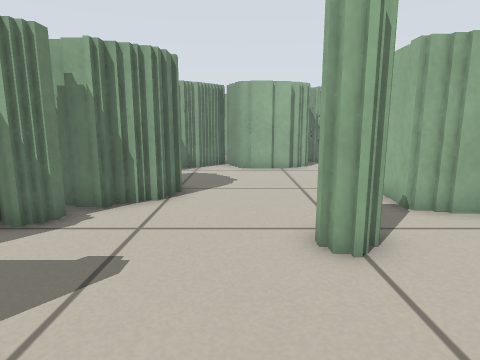
[1] (above)

20 first-person views from a walk through a Stage world. The camera is 0.51 m above the floor, tilts 10° down and sees 75° across. Floor lines are 1 m apart. The floor is counted in squares, 0.25 m on a side. Each view is taken from the middle of a square. On the plan, view 1 faces up. The plan holds only what a view shows up to about 17 squares ahead; the rest is blank. The place goes on beyond the plan. The robots in the file are not drawn.

[2]
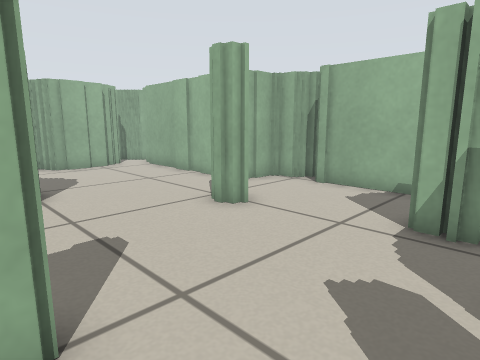

[3]
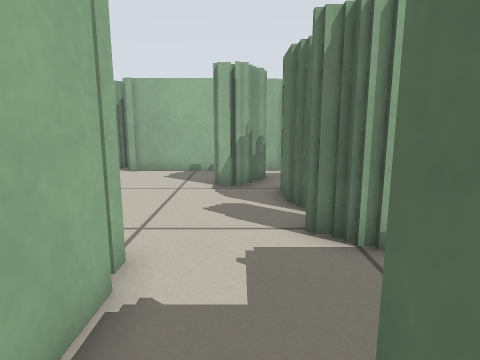

[4]
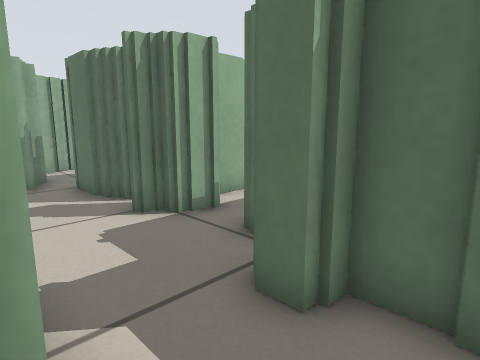

[5]
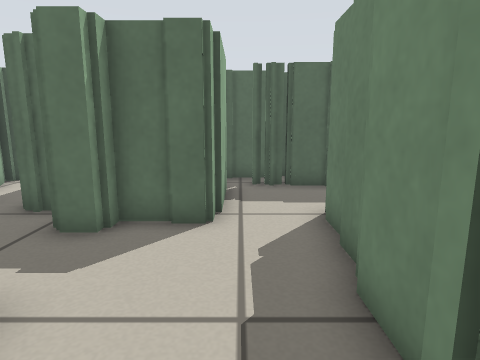

[6]
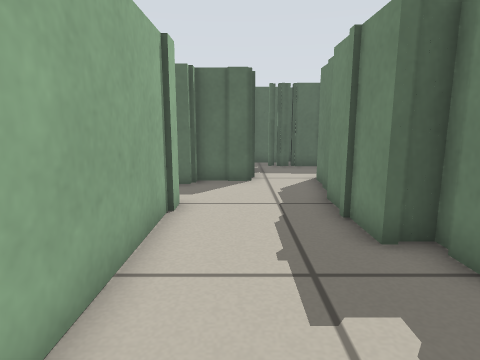

[7]
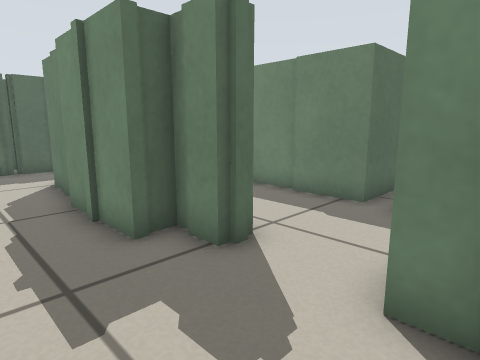

[8]
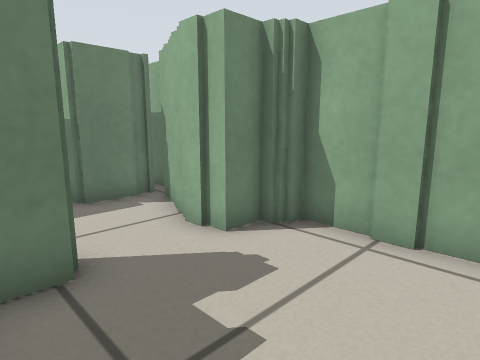

[9]
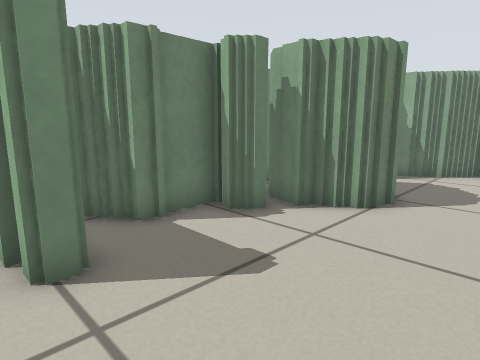

[10]
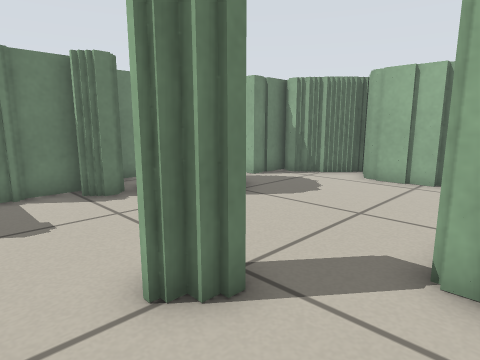

[11]
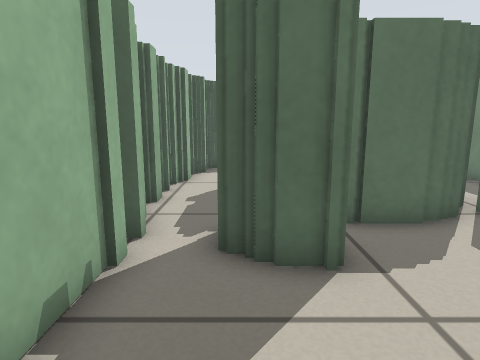

[12]
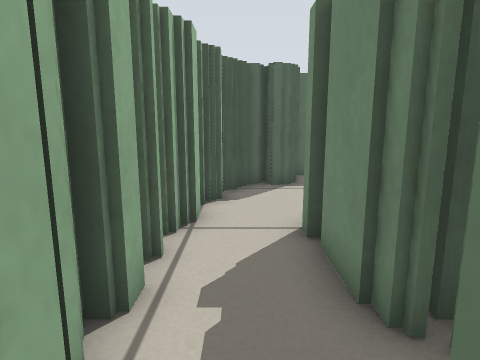

[13]
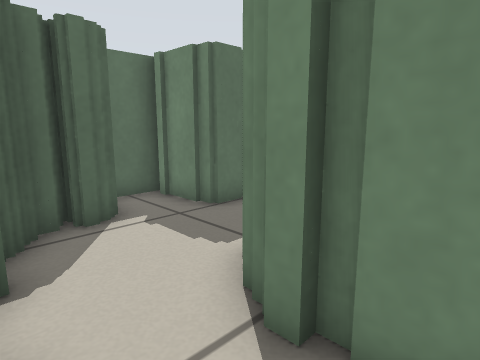

[14]
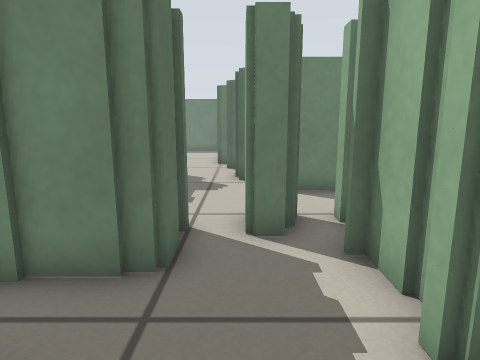

[15]
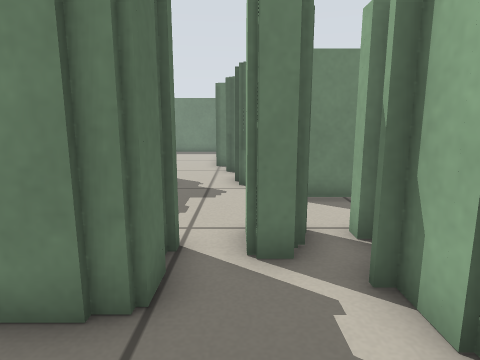

[16]
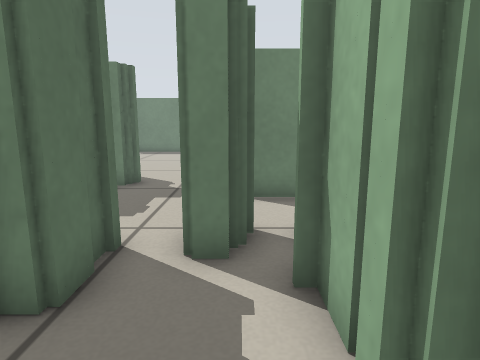

[17]
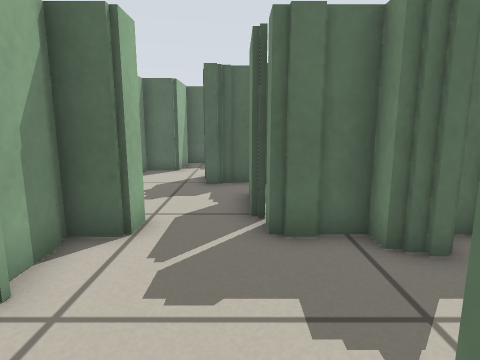

[18]
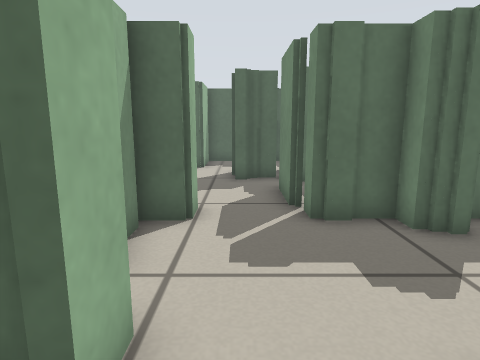

[19]
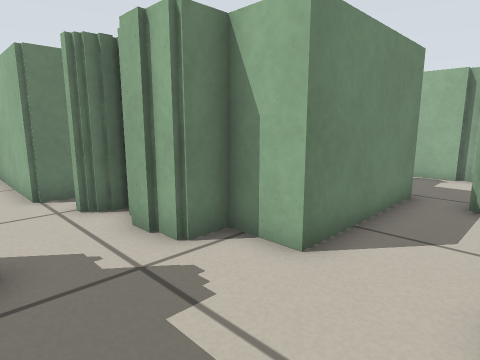

[20]
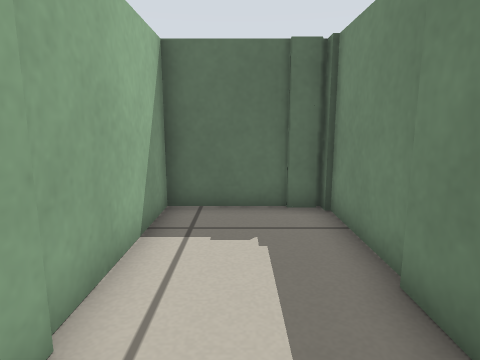

### Floor plan
Key: @ floor where view 1 was taken; # wall or solid block; . floor; T thing the floor can be seen under or through.
Columns run from 17 left of view 1 to 7 right of it. Each row starts with its distance up from view 1.
 16                ###
 15              ###.######
 14              ##......#
 13              #.......#
 12              ........#
 11      ####      ......#
 10      #... #    #.....#
  9 ######....#    #.....#
  8 # ........######.....#
  7 #.........####.......###
  6 #...##....####.........##
  5 #...###...###......#...##
  4 #...###...###..........#
  3 #...###...##...........#
  2 #...###...####.........#
  1 #...##.................#
  0 ######...........@.###.#
 -1      #..####.....#####.#
 -2      #.######.#######..#
 -3      ..#    #.##   ##..##
 -4      ..#    #..#   ###..#
 -5     #  #    #..#    ##.##
 -6     ####    #..TT   ##.#
 -7      ###    #..TTT###..#
 -8      # #  ###..TT......#
 -9      ###### ...TT......#
-10  #######........TTT.. ##
-11     ............T #.###
-12     ..... ## ...###.#
-13     ...  ####...#####
-14             ##..#
-15              #..
-16             ##...
-17             #....
-18             ###..
-19               #...
-20                ..#
-21                .##
-22                .#
-23                .#
-24                ##

Where each view was taken, in squares from view 1:
view 1: 0 up, 0 right, facing up
view 2: 1 down, 4 left, facing up-right
view 3: 0 up, 8 left, facing right
view 4: 2 up, 9 left, facing down-right
view 5: 5 up, 10 left, facing down
view 6: 10 up, 9 left, facing down
view 7: 10 up, 9 left, facing down-left
view 8: 5 up, 8 left, facing up-left
view 9: 1 up, 1 right, facing up-left
view 10: 3 up, 5 right, facing up-left
view 11: 5 up, 4 right, facing down
view 12: 0 up, 5 right, facing down
view 13: 4 down, 6 right, facing down-left
view 14: 9 down, 5 right, facing left
view 15: 9 down, 4 right, facing left
view 16: 8 down, 4 right, facing left
view 17: 7 down, 4 left, facing down
view 18: 6 down, 3 left, facing down
view 19: 12 down, 2 left, facing up-left
view 20: 8 up, 15 left, facing down
